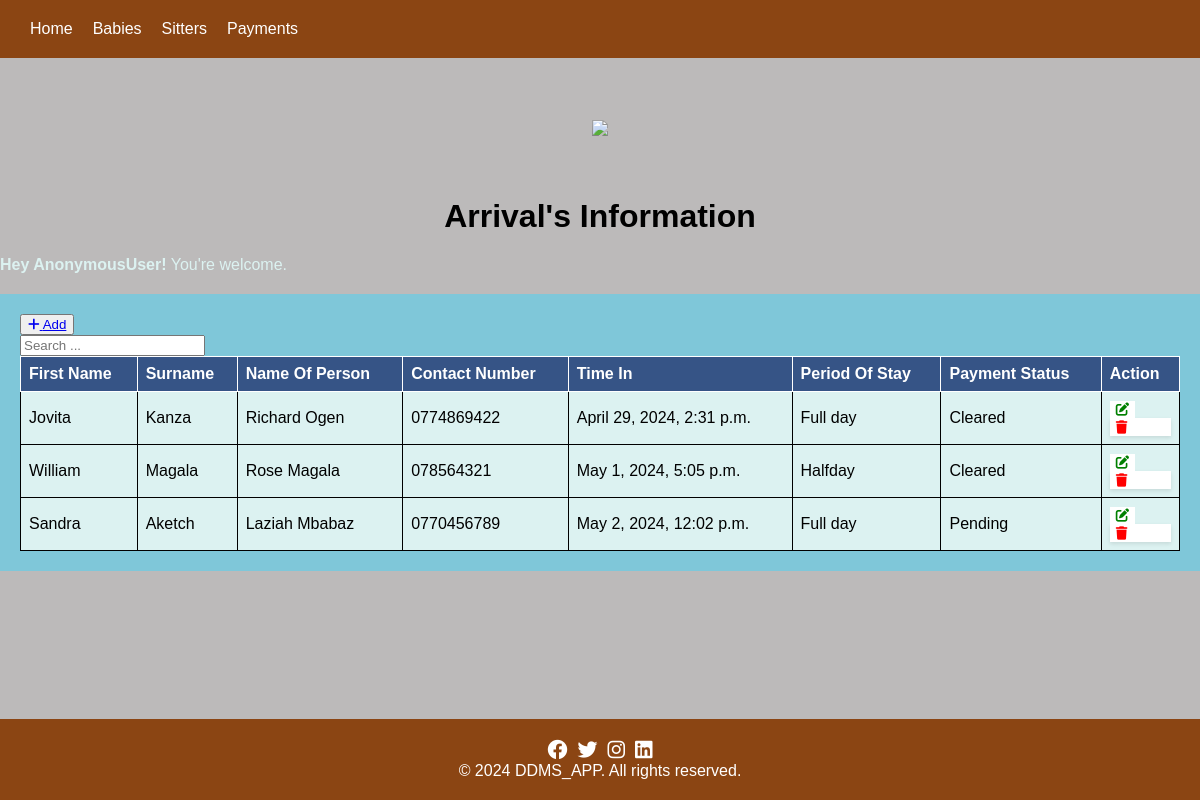
/arrival_list/, run on an earlier commit of the app's database.
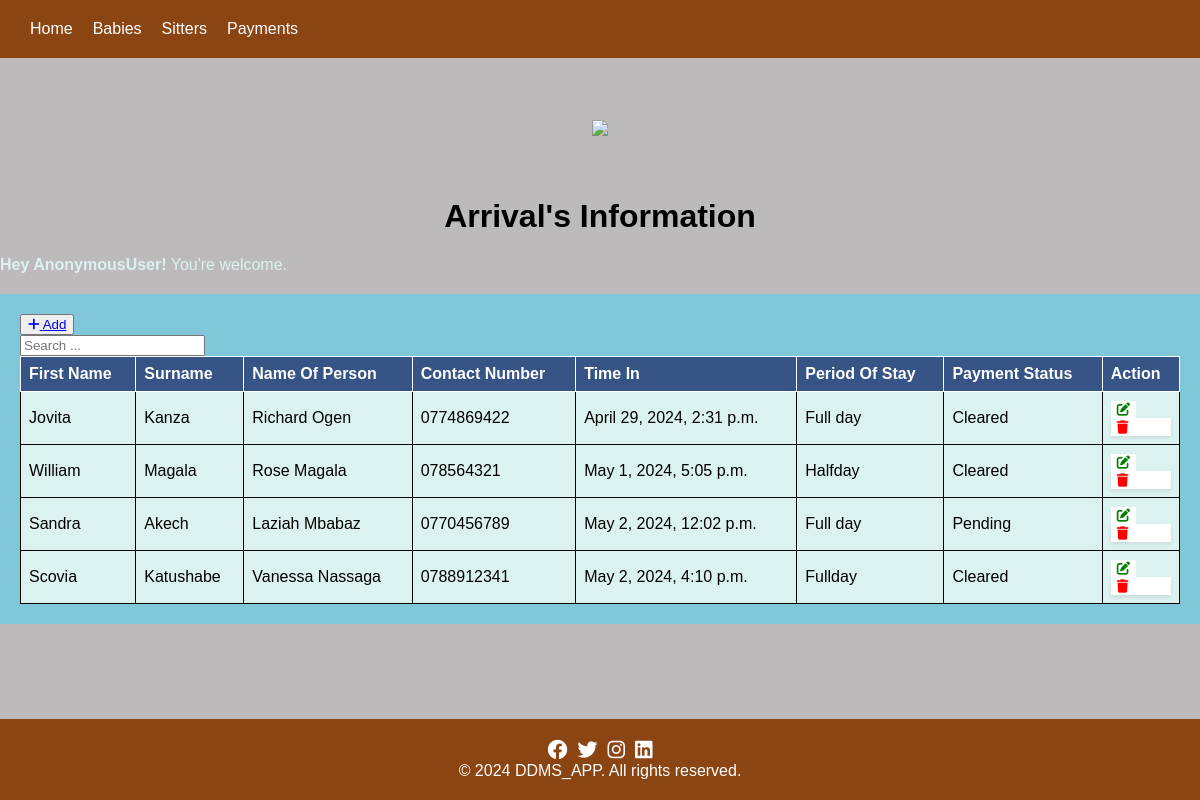
And on a later commit of the database.
### ddms_app/models.py (models this page shows, shortened)
class Arrival(models.Model):
    first_name = models.CharField(max_length=50, blank=True,null=True)
    last_name = models.CharField(max_length=50, blank=True, null=True)
    name_person = models.CharField(max_length=50, blank=True, null=True)
    person_contact = models.CharField(max_length=50, blank=True, null=True)
    time_in = models.DateTimeField(auto_now_add = True, blank=True, null=True)
    period_of_stay = models.CharField(max_length=20, blank=True, null=True)
    payment_status = models.CharField(max_length=20, blank=True, null=True, )

### ddms_app/views.py (the view)
# urls.py: path('arrival_list/', views.arrival_list, name='arrival_list'),
def arrival_list(request):
    records = Arrival.objects.all()
    return render(request, 'arrival_list.html', {'records': records})

### ddms_app/templates/arrival_list.html (shortened to what this page needs)
{% extends  'base.html' %}
{% block content%}
    <h1>Arrival's Information</h1>
    <div class="alert alert-warning alert-dismissible fade show" role="alert">
        <strong>Hey {{ user }}!</strong> You're welcome.
    </div>
    <div class="mt-4 p-5 bg-secondary text-white rounded">
        <table class="table table-striped table-bordered">
            <div class="mb-3">
                <button><a href="{% url 'add_arrival' %}" class="btn btn-success">
                    <i class="fas fa-plus"></i> Add
                </a></button>
                <form class="button" style="  box-shadow: 0px; padding: 0px; border-radius: 0px; margin: 0px; max-width: 200px;" method="GET" action="{% url 'arrivals_list' %}">
                    <input type="text" name="search" class="form-control" placeholder="Search ...">
                </form>
            </div>
            <thead>
                <tr>
                    <th>First Name</th>
                    <th>Surname</th>
                    <th>Name Of Person</th>
                    <th>Contact Number</th>
                    <th>Time In</th>
                    <th>Period Of Stay</th>
                    <th>Payment Status</th>
                    <th>Action</th>
                </tr>
            </thead>
            <tbody>
                {% for arrival in records %}
                <tr>
                    <td>{{ arrival.first_name }}</td>
                    <td>{{ arrival.last_name }}</td>
                    <td>{{ arrival.name_person }}</td>
                    <td>{{ arrival.person_contact }}</td>
                    <td>{{ arrival.time_in }}</td>
                    <td>{{ arrival.period_of_stay }}</td>
                    <td>{{ arrival.payment_status }}</td>
                <td>
                    <button type="submit"><a href="{% url 'edit_arrival' arrival.id %}" class="btn btn-danger"><i class="fas fa-edit"></i></a></button>
                            <form style="background-color: white; box-shadow: 0px;padding: 0px; border-radius: 0px; margin: 0px;"  action="{% url 'delete_arrival' arrival.id %}" method="post" onsubmit="return confirm('Are you sure you want to delete this record?');">
                                <button   class="btn btn-danger"><i class="fas fa-trash"></i></button>
                            </form>
                        </td>
                    </tr>
                {% endfor %}
            </tbody>
        </table>
    </div>
    {% endblock %}

### ddms_app/templates/base.html (shortened to what this page needs)
{% load static %}
<!DOCTYPE html>
<html lang="en">
<head>
<link rel="stylesheet" href="https://cdnjs.cloudflare.com/ajax/libs/font-awesome/6.0.0/css/all.min.css">
</head>
<body>
    <div class="main" >
    <nav  >
        <ul>
          <li><a href="{% url 'home' %}">Home</a></li>
          <li>
            <a href="#">Babies</a>
          </li>
          <li>
            <a href="#">Sitters</a>
          </li>
          <li>
            <a href="#">Payments</a>
          </li>
        </ul>
      </nav>
<div class="app-icon"><img src="{% static 'images/Logogram.mp4 '  %}" > </div>
    <div>
        {% block content %}
        {% endblock %}
    </div>
<footer>
    <div class="container text-center">
        <div class="social-icons">
            <a href="#" target="_blank"><i class="fab fa-facebook"></i></a>
            <a href="#" target="_blank"><i class="fab fa-twitter"></i></a>
            <a href="#" target="_blank"><i class="fab fa-instagram"></i></a>
            <a href="#" target="_blank"><i class="fab fa-linkedin"></i></a>
        </div>
        <div class="mt-3">
            &copy; 2024 DDMS_APP. All rights reserved.
        </div>
    </div>
</footer>
</div>
</body>
</html>

### ddms_app/templates/base.html (style rules this page uses)
body { font-family: Arial, sans-serif; background-color: rgb(188, 186, 186); margin: 0; padding: 0; color:white; }
h1 { text-align: center; margin-top: 0px; color:#000000; }
form { max-width: 500px; margin: 0 auto; padding: 20px; border-radius: 8px; box-shadow: 0 2px 4px rgba(0, 0, 0, 0.1); }
.app-icon { width: 100px; height: 100px; border-radius: 50%; margin: 20px auto; display: flex; justify-content: center; align-items: center; color: white; font-size: 36px; }
.alert { margin-bottom: 20px; color:#DCF2F1 }
.mt-4 { margin-top: 20px; }
.p-5 { padding: 20px; }
.bg-secondary { background-color: #7FC7D9; }
.text-white { color: #fff; }
table { width: 100%; border-collapse: collapse; border-spacing: 0; }
th, td { border: 1px solid #000000; padding: 8px; text-align: left; }
th { background-color: #365486; color: white; border: 1px solid white; }
td { background-color: #DCF2F1; color:#000000 }
td button { background-color: white ; color: red; border: none; cursor: pointer; }
td button a { color:green; text-decoration: none; background-color: white; }
footer { background:#8B4513; color: #fff; padding: 20px 0; position: fixed; bottom: 0; width: 100%; }
footer .container { display: flex; flex-direction: column; align-items: center; }
footer a { color: #fff; text-decoration: none; }
footer .social-icons { display: flex; gap: 10px; }
footer .social-icons a { font-size: 20px; }
nav { background-color: #8B4513; padding: 20px; display: flex; justify-content: space-between; }
nav ul { list-style-type: none; margin: 0; padding: 0; display: flex; align-items: center; }
nav ul li { position: relative; }
nav a { text-decoration: none; color: white; padding: 10px; transition: background 0.3s ease; }
.main { margin-bottom: 100px; }

What changed in the data, as far as the page shows it:
changed Arrival "Sandra": last_name "Aketch" → "Akech"
added Arrival: first_name "Scovia", last_name "Katushabe", name_person "Vanessa Nassaga", person_contact "0788912341", time_in "May 2, 2024, 4:10 p.m.", period_of_stay "Fullday", payment_status "Cleared"
